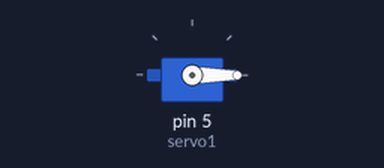
The sketch below on a simulated Arduino Uno, built with avr-gcc and run on an emulated ATmega328P. On the bench: servo.

Above: at 0.05 s.
At 8.5 s:
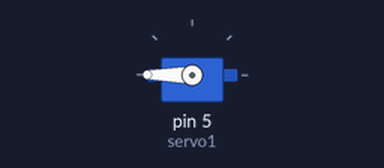
Timing chart, 0 to 11.1 s (numbered marks = the images above):
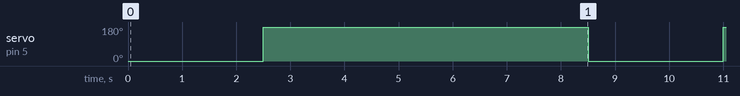

Measured:
- by itself, servo on pin 5 (servo1): alternates 180° for 6.0 s and 0° for 2.5 s

The sketch:

sketch_servo.ino
```cpp
#include <Servo.h>
 // Объявляем переменную для сервопривода
Servo servo1;

void setup() {
  // Указываем цифровой порт управления сервопрриводом
  servo1.attach(5);
}

void loop() {
      // Возвращение рычага в положение 0 градусов
      servo1.write(0);
      // Пауза
      delay(2500);
      // Перемещение рычага на 180 градусов
      servo1.write(180);
      // Пауза
      delay(6000);
}
```
